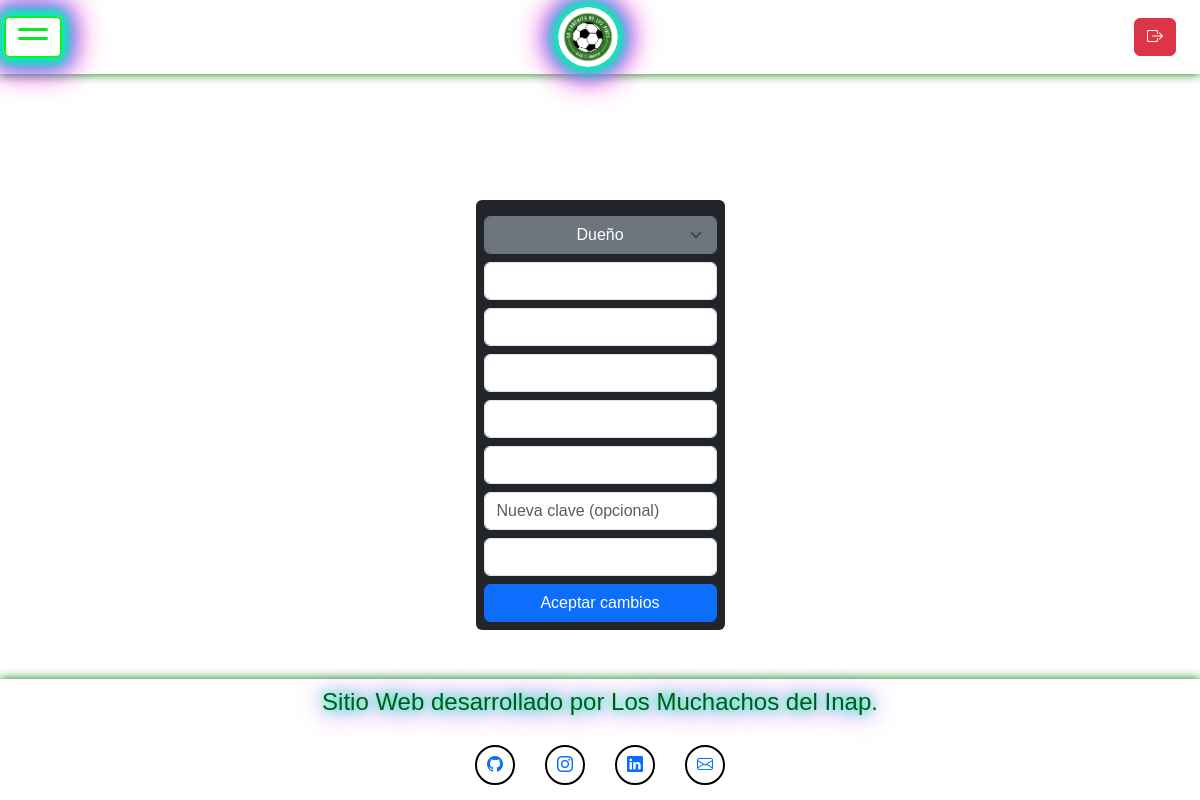
Page /src/Views/modificar.php?id_empleado=1 (signed in) on the earlier database version.
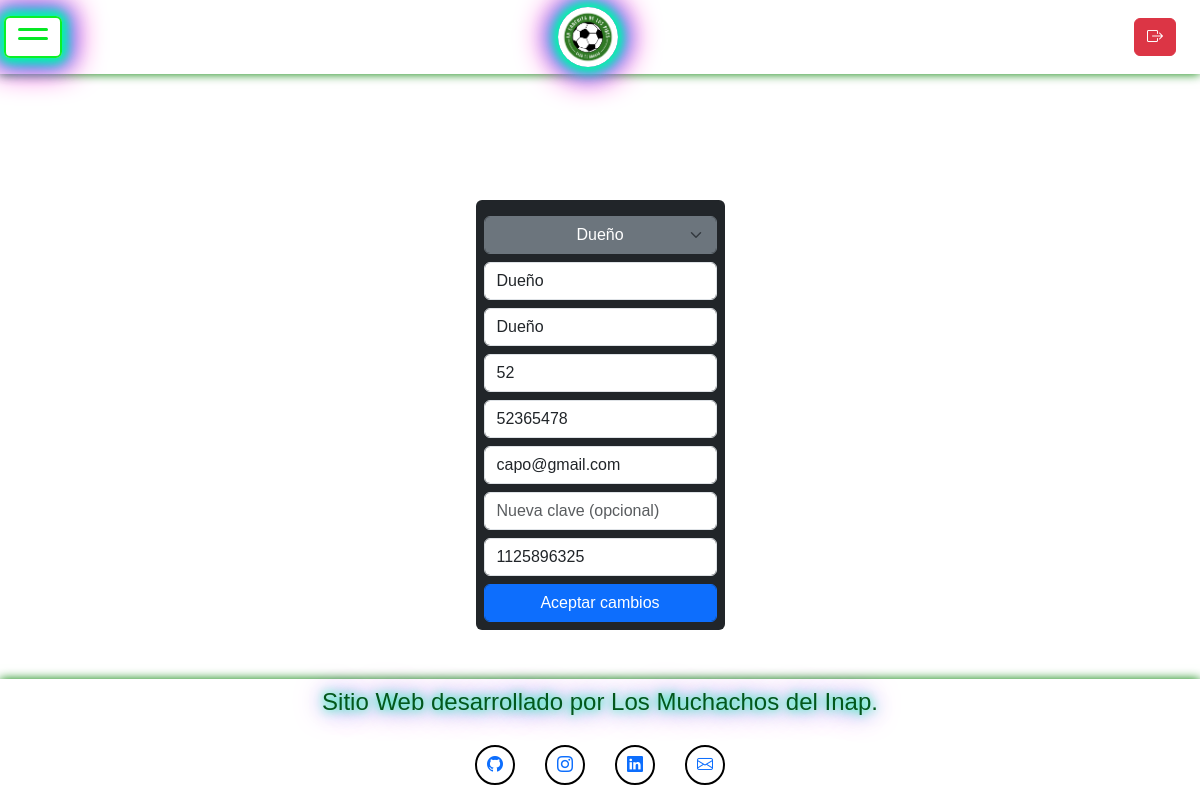
Same page on the later database version.
### tables this page shows
CREATE TABLE `persona` (
  `id_persona` int(11) NOT NULL,
  `apellido` varchar(20) NOT NULL,
  `nombre` varchar(20) NOT NULL,
  `edad` varchar(3) NOT NULL,
  `dni` varchar(10) NOT NULL,
  `telefono` varchar(11) NOT NULL,
  `habilitado` int(1) NOT NULL DEFAULT 1,
  `cancelado` int(1) NOT NULL DEFAULT 0,
  `idCreate` timestamp NOT NULL DEFAULT current_timestamp(),
  `idUpdate` timestamp NOT NULL DEFAULT current_timestamp() ON UPDATE current_timestamp()
);

CREATE TABLE `roles` (
  `id_roles` int(11) NOT NULL,
  `idCreate` timestamp NOT NULL DEFAULT current_timestamp(),
  `idUpdate` timestamp NOT NULL DEFAULT current_timestamp() ON UPDATE current_timestamp(),
  `habilitado` int(11) NOT NULL DEFAULT 1,
  `cancelado` int(11) NOT NULL DEFAULT 0,
  `rol` varchar(20) NOT NULL
);

### src/Model/Empleado.php (called while the page is built, shortened)
<?php
class Empleado {
    private $id_empleado;
    private $id_rol;
    private $id_persona;
    private $id_usuario;
    public function __construct($id_rol, $id_persona, $id_usuario, $id_empleado = null) {
        $this->id_empleado = $id_empleado;
        $this->id_rol = $id_rol;
        $this->id_persona = $id_persona;
        $this->id_usuario = $id_usuario;
    }
    public function getIdEmpleado() { return $this->id_empleado; }
    public function getIdRol() { return $this->id_rol; }
    public function getIdPersona() { return $this->id_persona; }
    public function getIdUsuario() { return $this->id_usuario; }
    public static function buscarPorId($conn, $id_empleado) {
        $stmt = $conn->prepare("SELECT * FROM empleado WHERE id_empleado = ?");
        $stmt->bind_param("i", $id_empleado);
        $stmt->execute();
        $resultado = $stmt->get_result();
        if ($fila = $resultado->fetch_assoc()) {
            return new Empleado($fila['id_rol'], $fila['id_persona'], $fila['id_usuario'], $fila['id_empleado']);
        }
        return null;
    }
}

### src/Model/Persona.php (called while the page is built, shortened)
<?php
class Persona
{
    private $nombre;
    private $apellido;
    private $edad;
    private $dni;
    private $telefono;
    public function __construct($nombre, $apellido, $edad, $dni, $telefono, $id_persona = null)
    {
        $this->nombre = $nombre;
        $this->apellido = $apellido;
        $this->edad = $edad;
        $this->dni = $dni;
        $this->telefono = $telefono;
    }
    public function getNombre()
    {
        return $this->nombre;
    }
    public function getApellido()
    {
        return $this->apellido;
    }
    public function getEdad()
    {
        return $this->edad;
    }
    public function getDni()
    {
        return $this->dni;
    }
    public function getTelefono()
    {
        return $this->telefono;
    }
    public static function buscarPorId($conn, $id)
    {
        $stmt = $conn->prepare("SELECT * FROM persona WHERE id_persona = ?");
        $stmt->bind_param("i", $id);
        $stmt->execute();
        $resultado = $stmt->get_result();
        if ($fila = $resultado->fetch_assoc()) {
            return new Persona($fila['nombre'], $fila['apellido'], $fila['edad'], $fila['dni'], $fila['telefono'], $fila['id_persona']);
        }
        return null;
    }
}

### src/Model/Usuario.php (called while the page is built, shortened)
<?php
class Usuario {
    private $email;
    public function __construct($email, $clave, $id_persona, $id_usuario = null, $hash = true) {
        $this->email = $email;
    }
    public function getEmail() { return $this->email; }
    public static function buscarPorId($conn, $id) {
        $stmt = $conn->prepare("SELECT * FROM usuario WHERE id_usuario = ?");
        $stmt->bind_param("i", $id);
        $stmt->execute();
        $resultado = $stmt->get_result();
        if ($fila = $resultado->fetch_assoc()) {
            return new Usuario($fila['email'], $fila['clave'], $fila['id_persona'], $fila['id_usuario'], false);
        }
        return null;
    }
}

### src/Views/modificar.php (the view, shortened to what this page needs)
<?php
require_once __DIR__ . '/../Model/Empleado.php';
require_once __DIR__ . '/../Model/Persona.php';
require_once __DIR__ . '/../Model/Usuario.php';
$conn = (new ConectionDB())->getConnection();
$id_empleado = $_GET['id_empleado'] ?? null;
$empleado = null;
$roles = [];
if ($id_empleado) {
    $empleadoObj = Empleado::buscarPorId($conn, $id_empleado);
    if ($empleadoObj) {
        $personaObj = Persona::buscarPorId($conn, $empleadoObj->getIdPersona());
        $usuarioObj = Usuario::buscarPorId($conn, $empleadoObj->getIdUsuario());
        $empleado = [
            "id_empleado" => $empleadoObj->getIdEmpleado(),
            "id_persona"  => $empleadoObj->getIdPersona(),
            "id_usuario"  => $empleadoObj->getIdUsuario(),
            "nombre"      => $personaObj ? $personaObj->getNombre() : '',
            "apellido"    => $personaObj ? $personaObj->getApellido() : '',
            "edad"        => $personaObj ? $personaObj->getEdad() : '',
            "dni"         => $personaObj ? $personaObj->getDni() : '',
            "telefono"    => $personaObj ? $personaObj->getTelefono() : '',
            "email"       => $usuarioObj ? $usuarioObj->getEmail() : '',
            "id_rol"      => $empleadoObj->getIdRol()
        ];
    }
    $resultRoles = $conn->query("SELECT id_roles, rol FROM roles");
    while ($row = $resultRoles->fetch_assoc()) {
        $roles[] = $row;
    }
} else {
    echo "<div class='alert alert-danger'>No se recibió el ID del empleado.</div>";
    exit;
}
?>
<!DOCTYPE html>
<html lang="es">
<?php include_once __DIR__ . '/../Template/head.php'; ?>
<body class="content">
    <?php include_once __DIR__ . '/../Template/navBar.php'; ?>
    <div class="centrar">
        <form method="post" action="<?php echo BASE_URL; ?>/src/Controllers/modificarEmpleado.php" class="d-grid bg-dark p-2 rounded">
            <select name="rol" class="mt-2 form-select form-control btn btn-secondary">
                <?php foreach ($roles as $rol) { ?>
                    <option value="<?php echo $rol['id_roles']; ?>" <?php if ($rol['id_roles'] == $empleado['id_rol']) echo 'selected'; ?>>
                        <?php echo $rol['rol']; ?>
                    </option>
                <?php } ?>
            </select>
            <input type="text" name="nombre" value="<?php echo $empleado["nombre"]; ?>" class="mt-2 form-control">
            <input type="text" name="apellido" value="<?php echo $empleado["apellido"]; ?>" class="mt-2 form-control">
            <input type="text" name="edad" value="<?php echo $empleado["edad"]; ?>" class="mt-2 form-control">
            <input type="text" name="dni" value="<?php echo $empleado["dni"]; ?>" class="mt-2 form-control">
            <input type="email" name="usuario" value="<?php echo $empleado["email"]; ?>" class="mt-2 form-control">
            <input type="password" name="clave" value="" placeholder="Nueva clave (opcional)" class="mt-2 form-control">
            <input type="text" name="telefono" value="<?php echo $empleado["telefono"]; ?>" class="mt-2 form-control">
            <button type="submit" name="modificar" class="mt-2 btn btn-primary form-control">Aceptar cambios</button>
        </form>
    </div>
    <?php
    include_once __DIR__ . '/../Template/footer.php';
    ?>
</body>
</html>

### src/Template/head.php (shortened to what this page needs)
<head>
  <link href="https://cdn.jsdelivr.net/npm/bootstrap@5.3.3/dist/css/bootstrap.min.css" rel="stylesheet">
  <link rel="stylesheet" href="https://cdn.jsdelivr.net/npm/bootstrap-icons@1.11.3/font/bootstrap-icons.min.css">
  <link rel="stylesheet" href="<?php echo BASE_URL; ?>/src/Css/styles.css">
  <link href="https://cdn.jsdelivr.net/npm/fullcalendar@6.1.11/index.global.min.css" rel="stylesheet">
</head>

### src/Template/navBar.php (shortened to what this page needs)
<nav class="navbar navbar-dark bg-dark fixed-top">
  <div class="container-fluid">
    <div class="row w-100 align-items-center">
      <div class="col-4 d-flex p-3">
        <button
          class="navbar-toggler"
          type="button"
          data-bs-toggle="offcanvas"
          data-bs-target="#offcanvasDarkNavbar"
          aria-controls="offcanvasDarkNavbar"
          aria-label="Toggle navigation">
          <span class="navbar-toggler-icon"></span>
        </button>
      </div>
      <div class="col-4 d-flex justify-content-center">
        <a class="navbar-brand mx-auto" href="<?php echo BASE_URL; ?>/index.php">
          <figure class="m-0">
            <img src="<?php echo BASE_URL; ?>/src/Public/Logo.png" class="logo-navbar" width="60" height="60" alt="Cartoon soccer field with children playing and the text La canchita de los pibes in a cheerful and welcoming style">
          </figure>
        </a>
      </div>
      <div class="col-4 d-flex justify-content-end align-items-center">
        <?php if (!isset($_SESSION['email']) || empty($_SESSION['email'])) { ?>
          <button type="button" class="btn me-2 bnt-ingresar" data-bs-toggle="modal" data-bs-target="#modalLoguin">
            Ingresar
          </button>
          <button type="button" class="btn bnt-registrar" data-bs-toggle="modal" data-bs-target="#modalRegistrar">
            Registrate
          </button>
        <?php } else { ?>
          <a href="<?php echo BASE_URL; ?>/src/Controllers/cerrarSesion.php" class="btn btn-danger">
            <i class="bi bi-box-arrow-right"></i>
          </a>
        <?php } ?>
      </div>
    </div>
  </div>
</nav>

### src/Template/footer.php (shortened to what this page needs)
<footer>
    <p class="footer-texto text-center"> Sitio Web desarrollado por Los Muchachos del Inap.</p>
    <div class="iconos-redes-sociales d-flex flex-wrap justify-content-center">
        <a href="https://github.com/LosMuchachosDelInap/IFTS12-LaCanchitaDeLosPibes" target="_blank" rel="noopener noreferrer">
            <i class="bi bi-github"></i>
        </a>
        <a href="https://instagram.com/" target="_blank" rel="noopener noreferrer">
            <i class="bi bi-instagram"></i>
        </a>
        <a href="https://linkedin.com/" target="_blank" rel="noopener noreferrer">
            <i class="bi bi-linkedin"></i>
        </a>
        <a class="email" type="button" data-bs-toggle="modal" data-bs-target="#modalContactos">
            <i class="bi bi-envelope"></i>
        </a>
    </div>
</footer>

### src/Css/styles.css (style rules this page uses)
* { box-sizing: border-box; }
html, body { height: 100%; margin: 0; padding: 0; }
body { min-height: 100vh; display: flex; flex-direction: column; background-image: url(../Public/Fondo.png); background-position: center; background-repeat: no-repeat; background-size: cover; font-family: sans-serif; color: aliceblue; text-align: center; margin: 0; padding: 0; }
.centrar { padding-top: 20vh; flex: 1; overflow-y: auto; max-height: 100vh; display: flex; flex-direction: column; justify-content: center; align-items: center; width: 100%; min-height: 0; padding-bottom: 10px; height: auto; }
.footer-texto { font-size: 1.5rem; padding: 5px; margin-bottom: 5px; margin-top: auto; color: rgb(3, 88, 28); text-shadow: 0 0 10px #00ff99, 0 0 20px #00ccff, 0 0 30px #ff00cc; }
footer, .footer { background-color: transparent !important; box-shadow: 0 0 10px green; transition: all 0.3s ease-in-out; background-color: transparent !important; }
.email { color: rgb(13, 110, 253); text-decoration: none; font-weight: bold; }
.iconos-redes-sociales a { color: rgb(13, 110, 253); width: 40px; height: 40px; display: flex; align-items: center; justify-content: center; padding: 2px; margin: 15px; border: 2px solid Black; border-radius: 50%; transition: all 0.2s ease-in; }
.navbar, .container-fluid { padding: 0 !important; }
.navbar { background-color: transparent !important; box-shadow: 0 0 10px green; transition: all 0.3s ease-in-out; position: fixed; top: 0; left: 0; width: 100%; z-index: 1050; }
.navbar-toggler { position: relative; z-index: 2; box-shadow: 0 0 10px 4px #00ff99, 0 0 20px 8px #00ccff, 0 0 30px 12px #ff00cc; transition: box-shadow 0.3s; }
.navbar-toggler .navbar-toggler-icon { background-image: none; width: 1.5em; height: 1.5em; position: relative; display: inline-block; }
.navbar-toggler .navbar-toggler-icon::before, .navbar-toggler .navbar-toggler-icon::after, .navbar-toggler .navbar-toggler-icon span { content: ''; display: block; height: 3px; width: 100%; background: #06e824; border-radius: 2px; margin: 6px 0; }
.navbar-toggler { border: 2px solid #0cf026 !important; }
.logo-navbar { border-radius: 50%; box-shadow: 0 0 10px 4px #00ff99, 0 0 20px 8px #00ccff, 0 0 30px 12px #ff00cc; transition: box-shadow 0.3s; }

Differences in the rows shown:
now on this page (row edited): persona: rol "Dueño", nombre "Dueño", apellido "Dueño", edad "52", dni "52365478", telefono "1125896325"
Other differences:
form field usuario: (not shown) → "capo@gmail.com"
form field rol: "Dueño" → (not shown)
